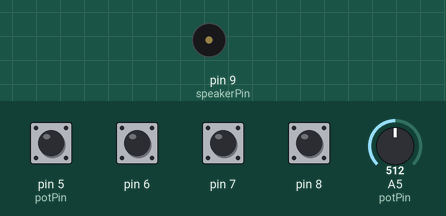
Simulated run of this sketch. Board: Arduino Uno, built with avr-gcc and run on an emulated ATmega328P. Parts: buzzer (waves = sounding). Inputs (shaded band) come from the test bench; at power-on: pin 5 (potPin), pin 6–8 HIGH, A5 (potPin) = 512.

Above: at 1.2 s.
1.3 s: pin 5 (potPin) pulled LOW for 0.15 s
At 1.42 s:
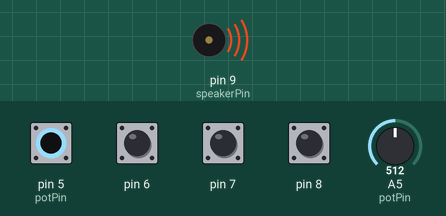
2.9 s: pin 6 pulled LOW for 0.15 s
At 4.3 s:
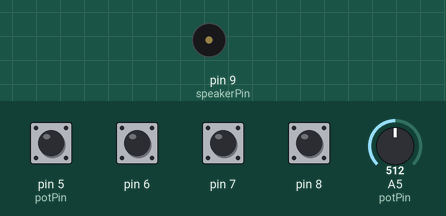
Timing chart, 0 to 5.9 s (numbered marks = the images above; inputs shaded):
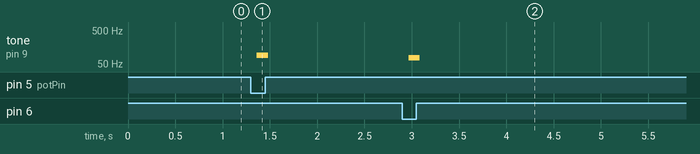

The sketch:

synth_demo.ino
```cpp
int speakerPin = 9;
int potPin = 5;

void setup() {

  // we will be using the internal pullup
  // resistor inside the Arduino chip and
  // treating the pin as input, since it's
  // a button
  pinMode(5, INPUT_PULLUP);
  pinMode(6, INPUT_PULLUP);
  pinMode(7, INPUT_PULLUP);
  pinMode(8, INPUT_PULLUP);

  // speakers are output
  pinMode(speakerPin, OUTPUT);

  // just in case
  Serial.begin(9600);

}

void loop() {

  //  Serial.println(digitalRead(7));

  // read from the potentiometer
  int potVal = analogRead(potPin);

  // button on pin 5 pressed
  // so oscillate with 5000 micros delay
  // and use the potVal to augment that
  if (digitalRead(5) == LOW) {
    digitalWrite(speakerPin, HIGH);
    delayMicroseconds(5000 + potVal);
    digitalWrite(speakerPin, LOW);
    delayMicroseconds(5000 + potVal);
  }

  // button on pin 6 pressed
  if (digitalRead(6) == LOW) {
    digitalWrite(speakerPin, HIGH);
    delayMicroseconds(6000 + potVal);
    digitalWrite(speakerPin, LOW);
    delayMicroseconds(6000 + potVal);
  }

  // button on pin 7 pressed
  if (digitalRead(7) == LOW) {
    digitalWrite(speakerPin, HIGH);
    delayMicroseconds(7000 + potVal);
    digitalWrite(speakerPin, LOW);
    delayMicroseconds(7000 + potVal);
  }

  // button on pin 8 pressed
  if (digitalRead(8) == LOW) {
    digitalWrite(speakerPin, HIGH);
    delayMicroseconds(8000 + potVal);
    digitalWrite(speakerPin, LOW);
    delayMicroseconds(8000 + potVal);
  }
}
```

Measured:
- after the input at 1.3 s, tone on pin 9 (speakerPin): silent → 90 Hz after 0.06 s, → silent 0.12 s later
- after the input at 2.9 s, tone on pin 9 (speakerPin): silent → 76 Hz after 0.07 s, → silent 0.12 s later
